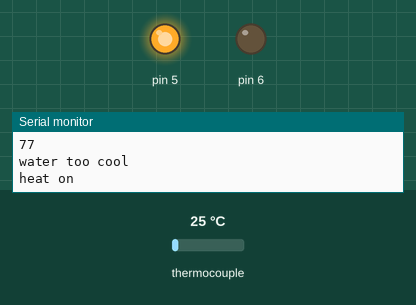
The sketch below on a simulated Arduino Uno, built with avr-gcc and run on an emulated ATmega328P. Parts: output pins drawn as LEDs (lit = HIGH), the last lines printed to the serial monitor. Inputs (shaded band) come from the test bench; at power-on: thermocouple 25 °C.

Above: at 1.7 s.
1.8 s: thermocouple set to 81 °C
3.7 s: thermocouple set to 88 °C
At 5.7 s:
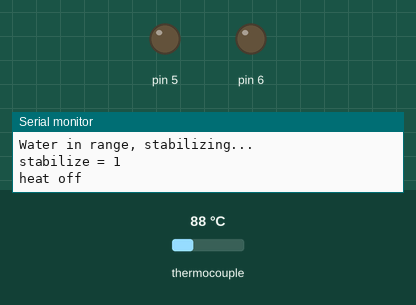
6.0 s: thermocouple set to 6 °C
At 7.4 s:
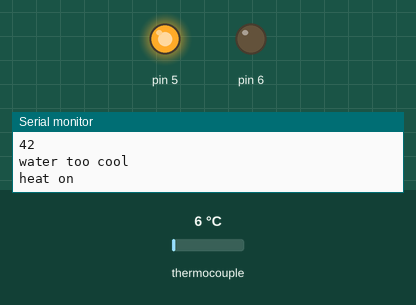
8.0 s: thermocouple set to 150 °C
At 9.0 s:
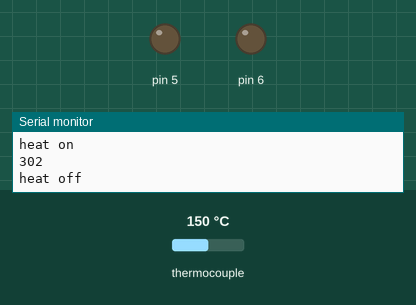
Timing chart, 0 to 11.0 s (numbered marks = the images above; inputs shaded):
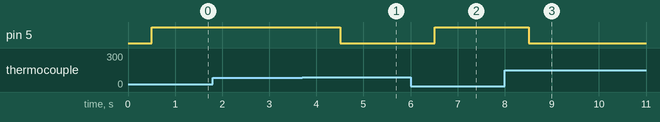

The sketch:

brewer_sketch_20221021a.ino
```cpp
#include "max6675.h"

int ktcSO = 11;
int ktcCS = 13;
int ktcCLK = 12;

MAX6675 thermo(ktcCLK, ktcCS, ktcSO);

void setup() {
  // put your setup code here, to run once:
  Serial.begin(9600);
  delay(500);
  // controll the pump
  pinMode(6,OUTPUT);
  // controll the heater
  pinMode(5,OUTPUT);
  // start the temp readings and the heater
  int temp = getTemp();
  heatOn();
}

void pumpOn() {
  Serial.println("pump on\n");
  digitalWrite(6,HIGH);
}

void pumpOff() {
  Serial.println("pump off\n");
  digitalWrite(6,LOW);
}

void heatOn() {
  Serial.println("heat on\n");
  digitalWrite(5,HIGH);
}

void heatOff() {
  Serial.println("heat off\n");
  digitalWrite(5,LOW);
}

int getTemp() {
  int temp = thermo.readFarenheit();
  Serial.println(temp);
  return temp;
}


int stabilize = 0;
bool brewing = false;

void loop() {
  // put your main code here, to run repeatedly:

  if(brewing == true) {
    Serial.println("now brewing...");
    delay(120000); // wait 2 minutes
    Serial.println("Done brewing. Good bye.\n");
    exit(0); // stop the program
  } else {

    // check the water temp
    int temp = getTemp();

    // if water is too hot, turn off heat and wait
    if(temp > 206) {
      heatOff();
      stabilize = 0;
    }

    // if water temp is in the acceptable range,
    // turn off heat and let it stabilize.
    if(temp > 185 && temp < 206 && stabilize < 10 && brewing == false) {
      Serial.println("Water in range, stabilizing...");
      Serial.print("stabilize = ");
      Serial.println(stabilize);
      heatOff();
      stabilize++;
    }// if water isn't hot enough, keep heat on
    else if(temp < 202 && brewing == false) {
      Serial.println("water too cool");
      heatOn();
      stabilize = 0;
    }

    // if the temp has been stable for 10 seconds between 203 and 205 degrees
    // start the brew
    if(temp > 202 && temp < 206 && stabilize >= 10 && brewing == false){
      Serial.println("Good to go, start brewing!!\n");
      heatOff();
      pumpOn();
      brewing = true;
    }
  }
  delay(1000);

}
```

Measured:
- the behaviour switches between 85 and 86 °C on thermocouple (found by bisection; images 0 and 1)
- after the input at 3.7 s, pin 5: HIGH → LOW after 0.81 s
- after the input at 6.0 s, pin 5: LOW → HIGH after 0.51 s
- after the input at 8.0 s, pin 5: HIGH → LOW after 0.51 s
